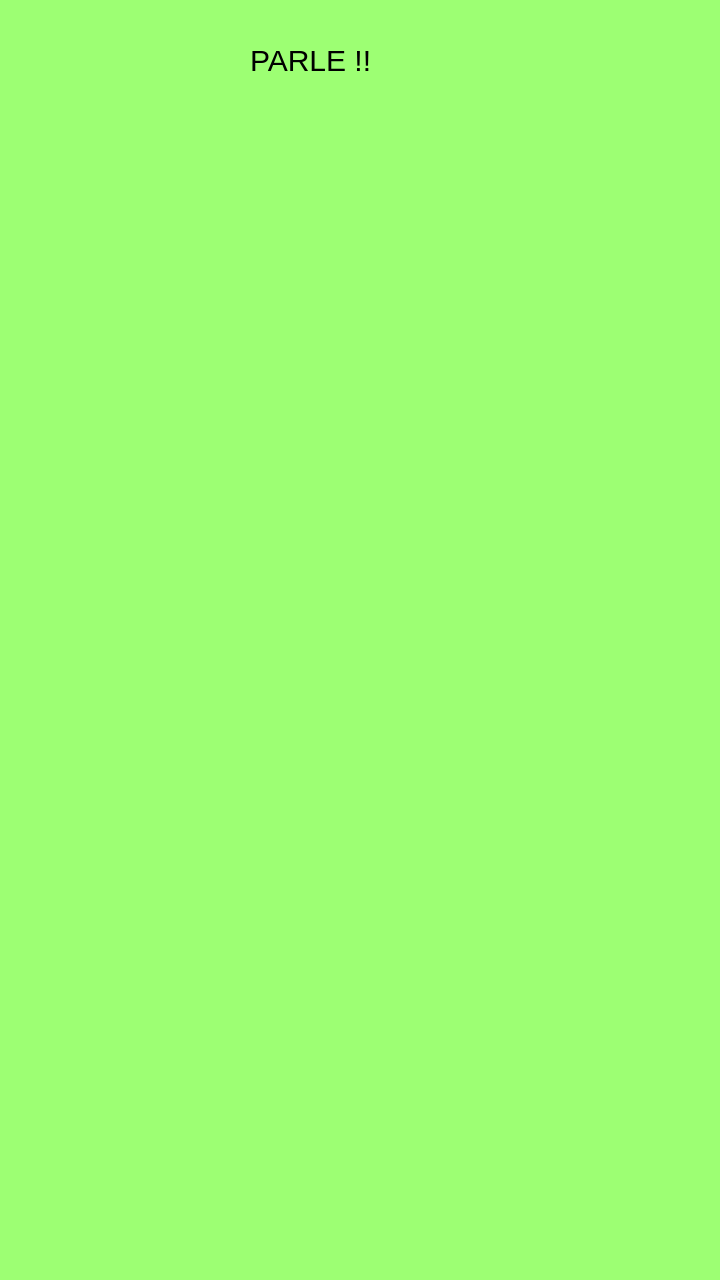
<?xml version="1.0" encoding="UTF-8"?>
<ui version="4.0">
 <class>DiscussionWindow</class>
 <widget class="QMainWindow" name="DiscussionWindow">
  <property name="geometry">
   <rect>
    <x>0</x>
    <y>0</y>
    <width>720</width>
    <height>1280</height>
   </rect>
  </property>
  <property name="windowTitle">
   <string>MainWindow</string>
  </property>
  <property name="styleSheet">
   <string notr="true">background-color: rgb(157, 255, 115);</string>
  </property>
  <widget class="QWidget" name="centralwidget">
   <widget class="QLabel" name="label">
    <property name="geometry">
     <rect>
      <x>250</x>
      <y>30</y>
      <width>181</width>
      <height>61</height>
     </rect>
    </property>
    <property name="styleSheet">
     <string notr="true">font-size: 30px;</string>
    </property>
    <property name="text">
     <string>PARLE !!</string>
    </property>
   </widget>
  </widget>
  <widget class="QMenuBar" name="menubar">
   <property name="geometry">
    <rect>
     <x>0</x>
     <y>0</y>
     <width>720</width>
     <height>21</height>
    </rect>
   </property>
  </widget>
  <widget class="QStatusBar" name="statusbar"/>
 </widget>
 <resources/>
 <connections/>
</ui>
